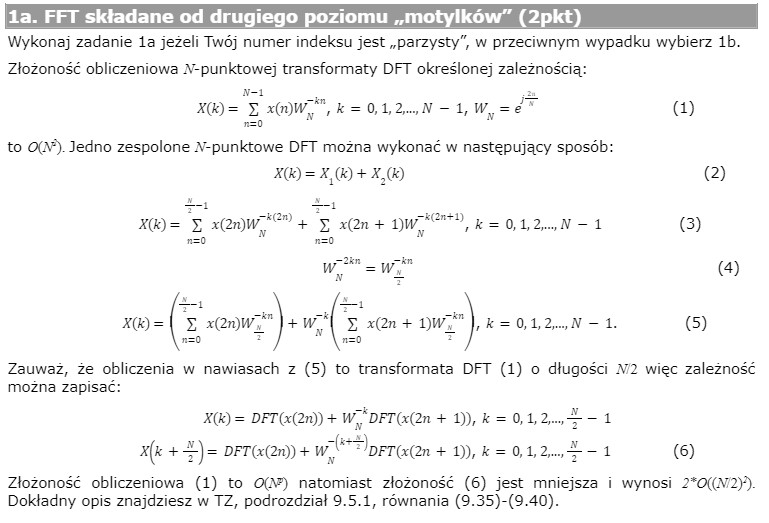
%> input picture CPS_LAB4/Zad 1a/Instrukcja11a.jpg, 769 x 523 px
$ octave Zad1a.m   (GNU Octave 9; MATLAB toolbox functions it lacks are replaced by stand-ins)
%> lines starting %> are read from the running program, lines starting %| are printed output that depends on the picture
### CPS_LAB4/Zad 1a/dft.m

% Zadanie 1a - DFT

function [X] = dft(x)

    N = length(x);
    k = 0:N-1;
    X(k+1) = 0;

    for n=0:N-1
        X = X + x(n+1)*exp(1i*2*pi/N).^(-k*n);
    end
end

### CPS_LAB4/Zad 1a/Zad1a.m
clc;
% Zadanie 1a - FFT składane od drugiego poziomu „motylków”
clear all; close all;

% Instrukcja do zadania
figure(1);
Img=imread("Instrukcja11a.jpg");
%> Img is the input picture: size 523x769x3 uint8; min 0, max 255, mean 241.9
Img=imshow(Img);
figure(2);
Img=imread("Instrukcja12a.jpg");
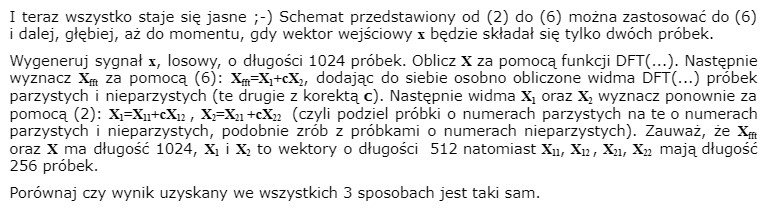
%> input picture CPS_LAB4/Zad 1a/Instrukcja12a.jpg, 766 x 212 px
%> Img is the input picture: size 212x766x3 uint8; min 0, max 255, mean 230.4
Img=imshow(Img);

%%%%%%%%%%%%%%%%%%%%%%%%%%%%%%%%%%%%%%%%%%%%%%%%%%%%%%%%%%%%%%%%%%%%

% Wygeneruj sygnał x, losowy, o długości 1024 próbek.
N = 1024;
x = randn(1,N);
f = (0:N-1)/(N-1) * 1000;

%%%%%%%%%%%%%%%%%%%%%%%%%%%%%%%%%%%%%%%%%%%%%%%%%%%%%%%%%%%%%%%%%%%%

% Fast Fourier Transform
Xmat = fft(x, length(x));

% Transformujemy cały sygnał na raz (funkcja dft)
X = dft(x);

figure(3);
hold on;
plot(f,abs(X), "r-o");
plot(f,abs(Xmat), "k-*");
%xlim([0 1000])
set(figure(3),'units','points','position',[0,250,500,500])
title('Całość');
legend('MAT','DFT');
xlabel('Częstotliwość [Hz]');
ylabel('Amplituda');
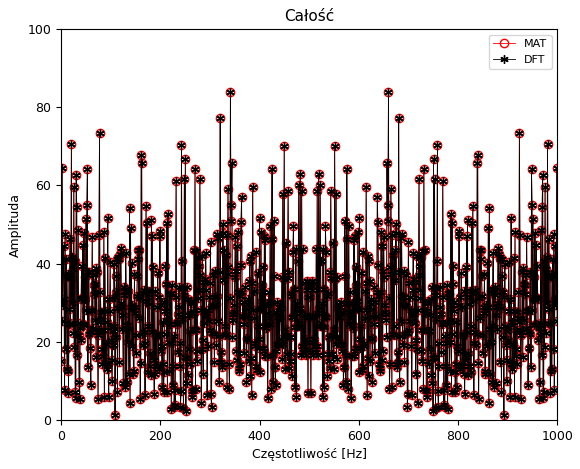
%> figure redrawn from the program's plot data; curve peaks at x = 659.8, y = 83.91; curve peaks at x = 341.2, y = 83.91
hold off;

%%%%%%%%%%%%%%%%%%%%%%%%%%%%%%%%%%%%%%%%%%%%%%%%%%%%%%%%%%%%%%%%%%%%

% Sygnał został podzielony na 2 podsygnały,
% każdy złożony z innego co 2 bitu sygnału
% Transformujemy każdy z nich osobno
% Dodajemy osobno obliczone widma próbek z każdego podsygnału

X1 = dft(x(1:2:end));
X2 = dft(x(2:2:end));
X_co2(1:N) = 0;

for k=0:N/2-1
    X_co2(k+1)     = X1(k+1) + exp(1i*2*pi*(-k)/N)*X2(k+1);
    X_co2(N/2+k+1) = X1(k+1) + exp(1i*2*pi*(-k-N/2)/N)*X2(k+1);
end

figure(4);
hold on;
plot(f,abs(X_co2), "r-o");
plot(f,abs(Xmat), "k-*");
xlim([0 1000])
set(figure(4),'units','points','position',[480,250,500,500])
title('Co drugie');
xlabel('Częstotliwość [Hz]');
ylabel('Amplituda');
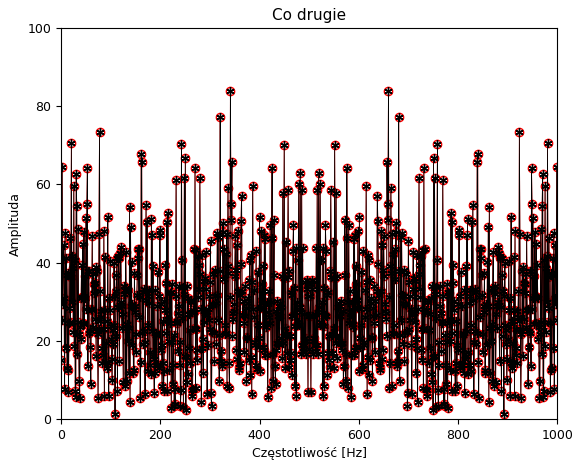
%> figure redrawn from the program's plot data; curve peaks at x = 341.2, y = 83.91
hold off;

%%%%%%%%%%%%%%%%%%%%%%%%%%%%%%%%%%%%%%%%%%%%%%%%%%%%%%%%%%%%%%%%%%%%

% Sygnał został podzielony na 4 podsygnały,
% każdy złożony z innego co 4 bitu sygnału
% Transformujemy każdy z nich osobno
% Dodajemy osobno obliczone widma próbek z każdego podsygnału

X11 = dft(x(1:4:end));
X21 = dft(x(2:4:end));
X12 = dft(x(3:4:end));
X22 = dft(x(4:4:end));
X_co4(1:N) = 0;

clear X1 X2;

for k=0:N/4-1
    X1(k+1)     = X11(k+1) + exp(1i*2*pi*(-k)/(N/2))*X12(k+1);
    X1(N/4+k+1) = X11(k+1) + exp(1i*2*pi*(-k-N/4)/(N/2))*X12(k+1);
    X2(k+1)     = X21(k+1) + exp(1i*2*pi*(-k)/(N/2))*X22(k+1);
    X2(N/4+k+1) = X21(k+1) + exp(1i*2*pi*(-k-N/4)/(N/2))*X22(k+1);
end

for k=0:N/2-1
    X_co4(k+1)     = X1(k+1) + exp(1i*2*pi*(-k)/N)*X2(k+1);
    X_co4(N/2+k+1) = X1(k+1) + exp(1i*2*pi*(-k-N/2)/N)*X2(k+1);
end

figure(5);
hold on;
plot(f,abs(X_co4), "r-o");
plot(f,abs(Xmat), "k-*");
xlim([0 1000])
set(figure(5),'units','points','position',[960,250,500,500])
title('Co czwarte');
xlabel('Częstotliwość [Hz]');
ylabel('Amplituda');
%> figure, not shown here; curve peaks at x = 341.2, y = 83.91
hold off;

%%%%%%%%%%%%%%%%%%%%%%%%%%%%%%%%%%%%%%%%%%%%%%%%%%%%%%%%%%%%%%%%%%%%

% Błędy

fprintf('\nNajwiększy błąd - wszystkie próbki: %u\n', max(abs(Xmat - X)));
fprintf('Największy błąd - co 2 próbka:      %u\n'  , max(abs(Xmat - X_co2)));
fprintf('Największy błąd - co 4 próbka:      %u\n\n', max(abs(Xmat - X_co4)));

figure(6);
hold on;
plot(f,abs(Xmat-X), "b-");
xlim([0 1000])
set(figure(6),'units','points','position',[0,250,500,500])
title('Całość');
xlabel('Częstotliwość [Hz]');
ylabel('Amplituda');
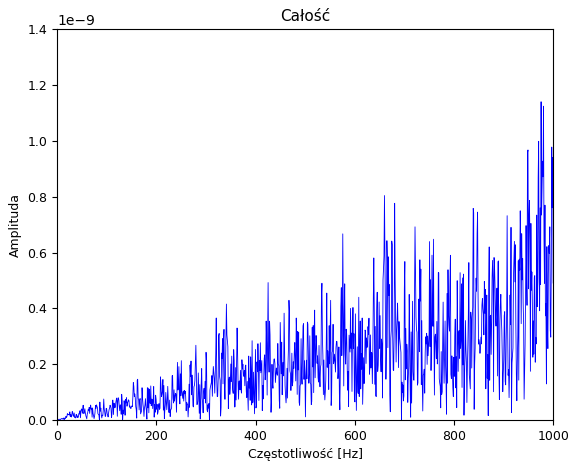
%> figure redrawn from the program's plot data; curve peaks at x = 975.6, y = 1.14e-09
hold off;

figure(7);
hold on;
plot(f,abs(Xmat-X_co2), "b-");
xlim([0 1000])
set(figure(7),'units','points','position',[480,250,500,500])
title('Co Drugie');
xlabel('Częstotliwość [Hz]');
ylabel('Amplituda');
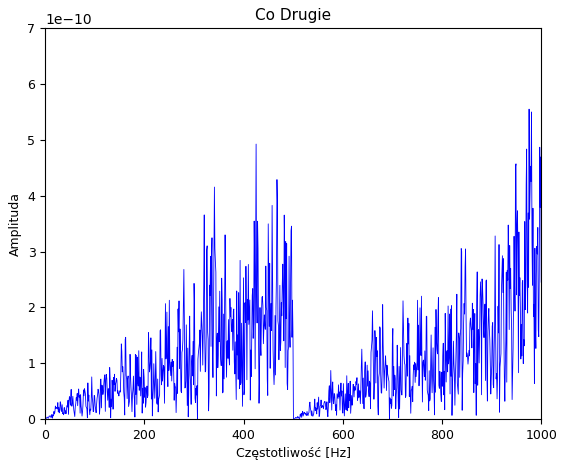
%> figure redrawn from the program's plot data; curve peaks at x = 975.6, y = 5.55e-10
hold off;

figure(8);
hold on;
plot(f,abs(Xmat-X_co4), "b-");
xlim([0 1000])
set(figure(8),'units','points','position',[960,250,500,500])
title('Co czwarte');
xlabel('Częstotliwość [Hz]');
ylabel('Amplituda');
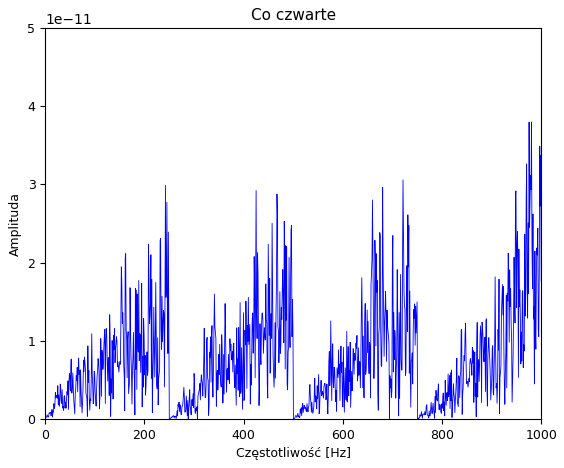
%> figure redrawn from the program's plot data; curve peaks at x = 980.4, y = 3.8e-11
hold off;
